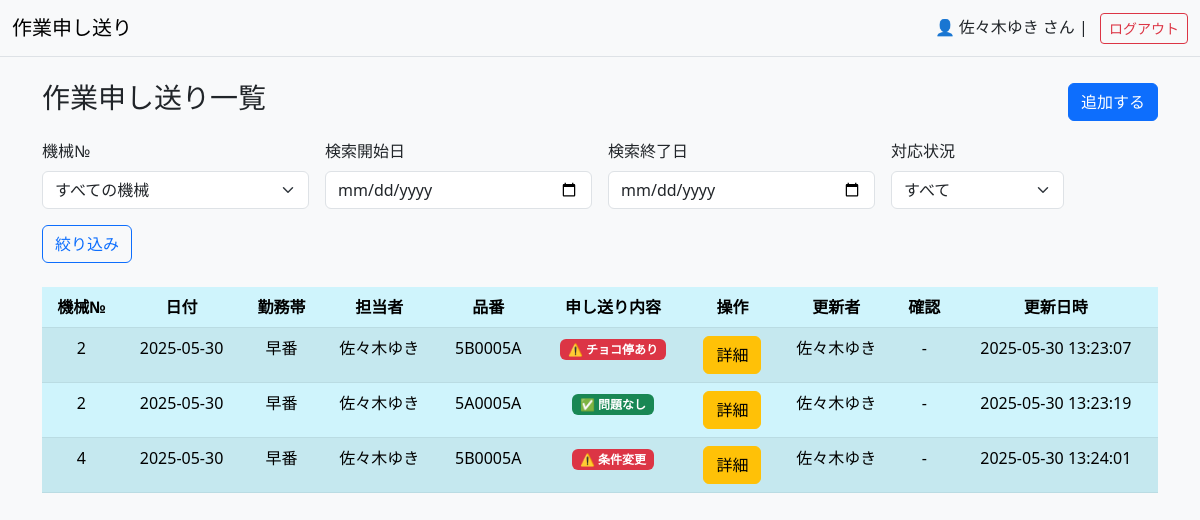
Page / (signed in) on the earlier database version.
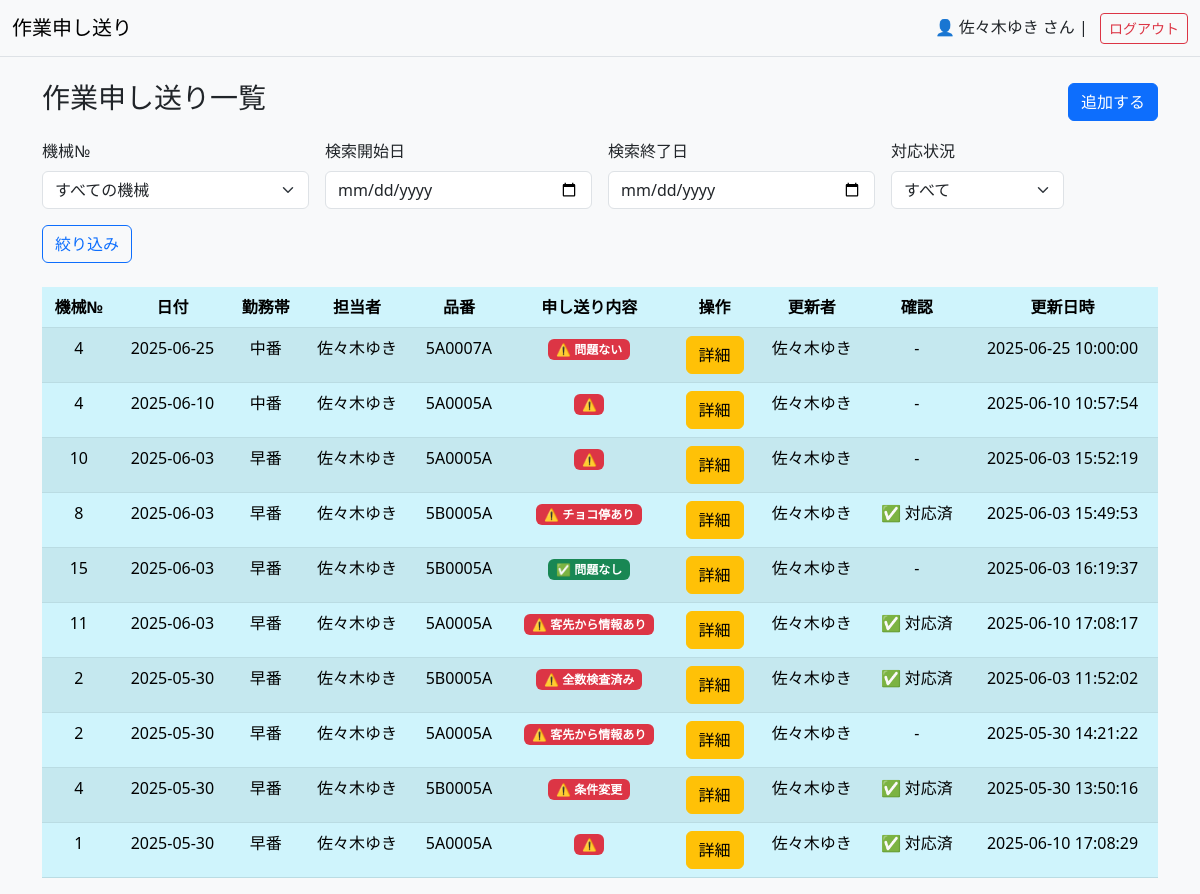
Same page on the later database version.
### tables this page shows
CREATE TABLE work_notes (
        id INTEGER PRIMARY KEY AUTOINCREMENT,
        machine_no TEXT NOT NULL,           -- 機械番号
        date DATE NOT NULL,                 -- 日付
        shift TEXT NOT NULL,                -- 勤務帯（例：早番、遅番など）
        operator TEXT NOT NULL,             -- 担当者
        product_no TEXT NOT NULL,           -- 品番
        note TEXT NOT NULL,                 -- 申し送り内容
        created_at TIMESTAMP DEFAULT CURRENT_TIMESTAMP,
        updated_at TIMESTAMP DEFAULT CURRENT_TIMESTAMP
    , additional_note TEXT, updated_by TEXT, updater TEXT, resolved BOOLEAN DEFAULT 0, status TEXT DEFAULT 'no_issue', resolved_by TEXT);

### app.py (the view)
@app.route("/", methods=["GET", "POST"])
def index():
    if "user_id" not in session:
        return redirect(url_for("login"))
    if request.method == "POST":
        machine_no = request.form["machine_no"]
        date = request.form["date"]
        shift = request.form["shift"]
        operator = session.get("name")  # ログイン中のユーザー名を担当者として記録
        product_no = request.form["product_no"]
        note = request.form["note"]
        updater = session.get("name")
        database3.add_work_note(machine_no, date, shift, operator, product_no, note, updater)
        return redirect(url_for("index"))
    else:
        machine_no = request.args.get("machine_no")
        start_date = request.args.get("start_date")
        end_date = request.args.get("end_date")
        resolved_str = request.args.get("resolved")
        resolved = int(resolved_str) if resolved_str in ["0", "1"] else None
        work_notes = database3.get_filtered_work_notes(machine_no, start_date, end_date, resolved)
        machine_nos = database3.get_machine_nos()  # ← 機械№一覧
        return render_template("index.html", work_notes=work_notes, machine_nos=machine_nos)

### database3.py (called while the page is built)
def get_connection_db():
    conn = sqlite3.connect("todo.db")
    conn.row_factory = sqlite3.Row
    print("ok")
    return conn

def get_machine_nos():
    conn = get_connection_db()
    c = conn.cursor()
    c.execute("SELECT DISTINCT machine_no FROM work_notes ORDER BY machine_no")
    return [row["machine_no"] for row in c.fetchall()]

### templates/index.html (shortened to what this page needs)
{% extends "base.html" %}
{% block content %}
<div class="d-flex justify-content-between align-items-center mb-3">
            <h3>作業申し送り一覧</h3>
            <button class="btn btn-primary" data-bs-toggle="collapse" data-bs-target="#addform">追加する</button>
</div>
<form method="get" class="row g-3 mb-4">
    <div class="col-md-3">
        <label for="machine_no" class="form-label">機械№</label>
        <select name="machine_no" class="form-select">
            <option value="">すべての機械</option>
        </select>
    </div>
    <div class="col-md-3">
        <label for="start_date" class="form-label">検索開始日</label>
        <input type="date" name="start_date" class="form-control" value="{{ request.args.get('start_date', '') }}">
    </div>
    <div class="col-md-3">
        <label for="end_date" class="form-label">検索終了日</label>
        <input type="date" name="end_date" class="form-control" value="{{ request.args.get('end_date', '') }}">
    </div>
    <div class="col-md-2">
        <label for="resolved" class="form-label">対応状況</label>
        <select name="resolved" class="form-select">
            <option value="">すべて</option>
        </select>
    </div>
    <div class="col-md-2">
        <button type="submit" class="btn btn-outline-primary">絞り込み</button>
    </div>
</form>
<table class="table table-striped table-hover text-center table-info">
    <thead>
        <tr>
            <th>機械№</th>
            <th>日付</th>
            <th>勤務帯</th>
            <th>担当者</th>
            <th>品番</th>
            <th>申し送り内容</th>
            <th>操作</th>
            <th>更新者</th>
            <th>確認</th>
            <th>更新日時</th>
        </tr>
    </thead>
    <tbody>
         {% for note in work_notes %}
                <tr>
                    <td>{{ note['machine_no'] }}</td>
                    <td>{{ note['date'] }}</td>
                    <td>{{ note['shift'] }}</td>
                    <td>{{ note['operator'] }}</td>
                    <td>{{ note['product_no'] }}</td>
                    {% set lines = note['note'].split('\n') %}
                    {% set last_note = lines[-1] %}
                    <td style="max-width: 200px; word-break: break-word; white-space: normal;">
                        {% if '問題なし' in last_note %}
                        <span class="badge bg-success">✅ 問題なし</span>
                        {% else %}
                        <span class="badge bg-danger">⚠️ {{ last_note }}</span>
                        {% endif %}
                    </td>
                    <td>
                        <a href="{{ url_for('show', id=note['id']) }}" class="btn btn-warning">詳細</a>
                    </td>
                    <td>{{ note.updater or '-' }}</td>
                    <td>
                        {% if note['resolved'] == 1 %}
                            ✅ 対応済
                        {% elif note['status'] == 'no_issue' %}
                            ✅ 問題なし
                        {% elif note['status'] == 'has_issue' %}
                            ⚠️ 要対応
                        {% else %}
                            -
                        {% endif %}
                    </td>
                    <td>{{ note.updated_at or '-' }}</td>
                </tr>
            {% endfor %}
            </tbody>
        </table>
    </div>
{% endblock %}

### templates/base.html (shortened to what this page needs)
<!DOCTYPE html>
<html lang="ja">
<head>
    <link href="https://cdn.jsdelivr.net/npm/bootstrap@5.3.0/dist/css/bootstrap.min.css" rel="stylesheet">
</head>
<body class="bg-light">
    <nav class="navbar navbar-expand-lg navbar-light bg-light border-bottom">
        <div class="container-fluid">
            <a class="navbar-brand" href="{{ url_for('index') }}">作業申し送り</a>
            <div class="ms-auto">
                {% if session.name %}
                👤 {{ session.name }} さん |
                <a href="{{ url_for('logout') }}" class="btn btn-outline-danger btn-sm ms-2">ログアウト</a>
                {% endif %}
            </div>
        </div>
    </nav>
    <div class="container mt-4">
        {% block content %}{% endblock %}
</body>
</body>
</html>

Differences in the rows shown:
added work_notes: machine_no "4", date "2025-06-25", shift "中番", operator "佐々木ゆき", product_no "5A0007A", note "問題ない", updater "佐々木ゆき", updated_at "2025-06-25 10:00:00"
added work_notes: machine_no "4", date "2025-06-10", shift "中番", operator "佐々木ゆき", product_no "5A0005A", updater "佐々木ゆき", updated_at "2025-06-10 10:57:54"
added work_notes: machine_no "10", date "2025-06-03", shift "早番", operator "佐々木ゆき", product_no "5A0005A", updater "佐々木ゆき", updated_at "2025-06-03 15:52:19"
added work_notes: machine_no "8", date "2025-06-03", shift "早番", operator "佐々木ゆき", product_no "5B0005A", note "チョコ停あり", updater "佐々木ゆき", resolved "✅ 対応済", updated_at "2025-06-03 15:49:53"
added work_notes: machine_no "15", date "2025-06-03", shift "早番", operator "佐々木ゆき", product_no "5B0005A", note "✅ 問題なし", updater "佐々木ゆき", updated_at "2025-06-03 16:19:37"
added work_notes: machine_no "11", date "2025-06-03", shift "早番", operator "佐々木ゆき", product_no "5A0005A", last_note "客先から情報あり", updater "佐々木ゆき", resolved "✅ 対応済", updated_at "2025-06-10 17:08:17"
changed work_notes (number 7 of 10 on the later page): note "チョコ停あり" → "全数検査済み"; updated_at "2025-05-30 13:23:07" → "2025-06-03 11:52:02"; resolved "-" → "✅ 対応済"
changed work_notes (number 8 of 10 on the later page): last_note (not shown) → "客先から情報あり"; updated_at "2025-05-30 13:23:19" → "2025-05-30 14:21:22"; no longer shows "✅ 問題なし"
changed work_notes "条件変更": updated_at "2025-05-30 13:24:01" → "2025-05-30 13:50:16"; resolved "-" → "✅ 対応済"
added work_notes: machine_no "1", date "2025-05-30", shift "早番", operator "佐々木ゆき", product_no "5A0005A", updater "佐々木ゆき", resolved "✅ 対応済", updated_at "2025-06-10 17:08:29"
